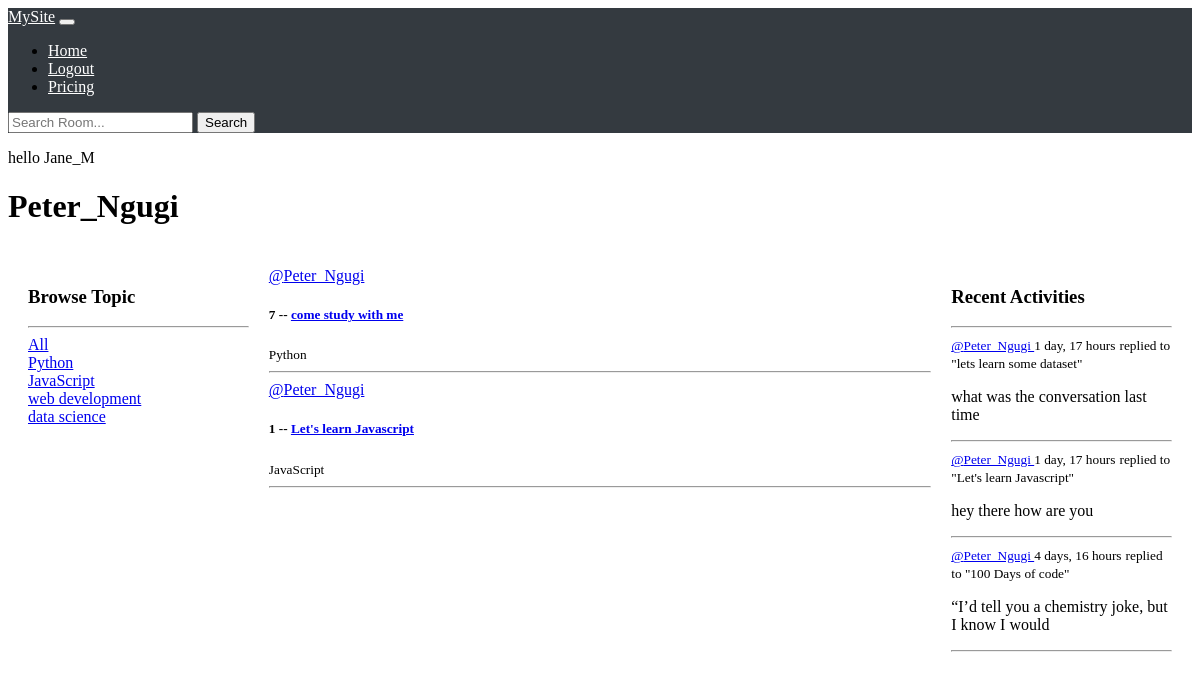
The page /profile/1/ (signed in) on the database its author committed.
### base/models.py (models this page shows, shortened)
class Topic(models.Model):
    name = models.CharField(max_length=200)

class Room(models.Model):
    host = models.ForeignKey(User, on_delete=models.SET_NULL, null=True)
    topic = models.ForeignKey(Topic, on_delete=models.SET_NULL, null=True)
    name = models.CharField(max_length=150)
    description = models.TextField(null=True, blank=True)
    participants = models.ManyToManyField(User, related_name='participants', blank=True)
    updated = models.DateField(auto_now=True)
    created = models.DateTimeField(auto_now_add=True)
    class Meta:
        ordering = ['-updated', '-created']
    def __str__(self):
       return self.name

class Message(models.Model):
    user = models.ForeignKey(User, on_delete=models.CASCADE)
    room = models.ForeignKey(Room, on_delete=models.CASCADE)
    body = models.TextField()
    updated = models.DateField(auto_now=True)
    created = models.DateTimeField(auto_now_add=True)
    class Meta:
        ordering = ['-updated', '-created']
    def __str__(self):
        return self.body[0:50]

### base/views.py (the view)
# urls.py: path('profile/<str:pw>/', views.userProfile, name="user-profile"),
def userProfile(request, pw):
    user = User.objects.get(id=pw)
    rooms = user.room_set.all()
    room_messages = user.message_set.all()
    topics = Topic.objects.all()
    context = {'user': user, 'rooms': rooms, 'room_messages': room_messages, 'topics': topics}
    return render(request, 'base/profile.html', context)

### base/templates/base/profile.html (shortened to what this page needs)
{% extends 'main.html' %}
{% block content %}
<!DOCTYPE html>
<html lang="en">
<head>
</head>
<body>
    <h1>{{ user.username }}</h1>
    <div class="profile-container">
            <div class="profile-topics">
                {% include 'base/topics_components.html' %}
            </div>
            <div class="feed">
                {% include 'base/feed_components.html' %}
            </div>
            <div class="activity">
                {% include 'base/activity_components.html' %}
            </div>
    </div>
</body>
</html>
{% endblock content %}

### templates/navbar.html (shortened to what this page needs)
<!DOCTYPE html>
<html lang="en">
<head>
</head>
<body>
    <nav class="navbar navbar-expand-lg navbar-dark navbar-custom">
        <div class="container-fluid">
            <a class="navbar-brand" href="{% url 'home' %}">MySite</a>
            <button class="navbar-toggler" type="button" data-toggle="collapse" data-target="#navbarNav" aria-controls="navbarNav" aria-expanded="false" aria-label="Toggle navigation">
            </button>
            <div class="collapse navbar-collapse" id="navbarNav">
                <ul class="navbar-nav mr-auto">
                    <li class="nav-item active">
                        <a class="nav-link" href="{% url 'home'%}">Home</a>
                    </li>
                    <li class="nav-item" href="#">
                        {% if user.is_authenticated %}
                           <a class="nav-link"  href="{% url 'logout' %}">Logout</a>
                        {% else %}
                           <a class="nav-link" href="{% url 'login' %}">Login</a>
                        {% endif %}
                    </li>
                    <li class="nav-item">
                        <a class="nav-link" href="#">Pricing</a>
                    </li>
                </ul>
                <form class="form-inline my-2 my-lg-0 search-bar" method="GET" action="{% url 'home' %}">
                    <input class="form-control mr-sm-2" type="search" name="q" placeholder="Search Room..." aria-label="Search">
                    <button class="btn btn-outline-light my-2 my-sm-0" type="submit">Search</button>
                </form>
            </div>
        </div>
    </nav>
    <div class="container mt-4">
        {% block content %}
           {% if user.is_authenticated %}
                <p> hello {{request.user}}</p>
            {%endif%}
        {% endblock content %}
    </div>
</body>
</html>

### base/templates/base/topics_components.html
    <h3>Browse Topic</h3>
    <hr>
    <div>
        <a href="{% url 'home' %}">All</a>
     </div>
    {% for topic in topics%}
         <div>
            <a href="{% url 'home' %}?q={{topic.name}}">{{ topic.name }}</a>
         </div>
    {% endfor %}

### base/templates/base/feed_components.html (shortened to what this page needs)
<div>
    {% for room in rooms %}
        <div>
            <a href="{% url 'user-profile' room.host.id %}">@{{room.host.username}}</a>
            <h5>{{ room.id}} -- <a href="{%  url 'room' room.id %}">{{room.name}}</a></h5>
            <small>{{room.topic.name}}</small>
            <hr>
        </div>
    {% endfor %}
</div>

### base/templates/base/activity_components.html (shortened to what this page needs)
<h3> Recent Activities</h3>
<hr>
{% for message in room_messages %}
    <div>
        <small><a href="{% url 'user-profile' message.user.id %}">
            @{{ message.user}} </a> {{message.created|timesince}}</small>
        <small> replied to "{{ message.room }}"</small>
        <p>{{message}}</p>
        <hr>
    </div>
{% endfor %}

### static/css_styles/main.css (style rules this page uses)
body { background-color: #fff; }

### templates/navbar.html (style rules this page uses)
.navbar-custom { background-color: #343a40; }
.navbar-brand, .nav-link, .search-bar input[type="text"] { color: #ffffff; }

### base/templates/base/profile.html (style rules this page uses)
.profile-container { display: grid; grid-template-columns: 1fr 3fr 1fr; gap: 20px; padding: 20px; }
.profile-topics { grid-column: 1 / 2; }
.feed { grid-column: 2 / 3; }
.activity { grid-column: 3 / 4; }

### rows shown on the page
Topic: name "Python"
Topic: name "JavaScript"
Topic: name "web development"
Topic: name "data science"
Room: host.username "Peter_Ngugi", id "7", name "come study with me", topic.name "Python"
Room: host.username "Peter_Ngugi", id "1", name "Let's learn Javascript", topic.name "JavaScript"
Message: user "Peter_Ngugi", created "1 day, 17 hours", room "lets learn some dataset", body "what was the conversation last time"
Message: user "Peter_Ngugi", created "1 day, 17 hours", room "Let's learn Javascript", body "hey there how are you"
Message: user "Peter_Ngugi", created "4 days, 16 hours", room "100 Days of code", body "“I’d tell you a chemistry joke, but I know I would"

### other values the page prints
{{ request.user }} "Jane_M"
{{ user.username }} "Peter_Ngugi"
